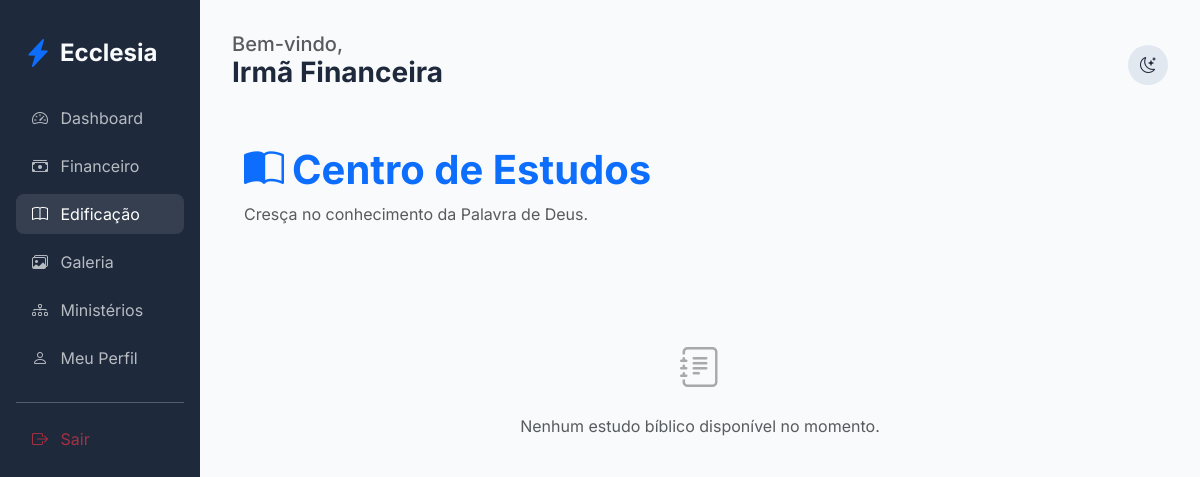
/edification/studies (signed in), run on an earlier commit of the app's database.
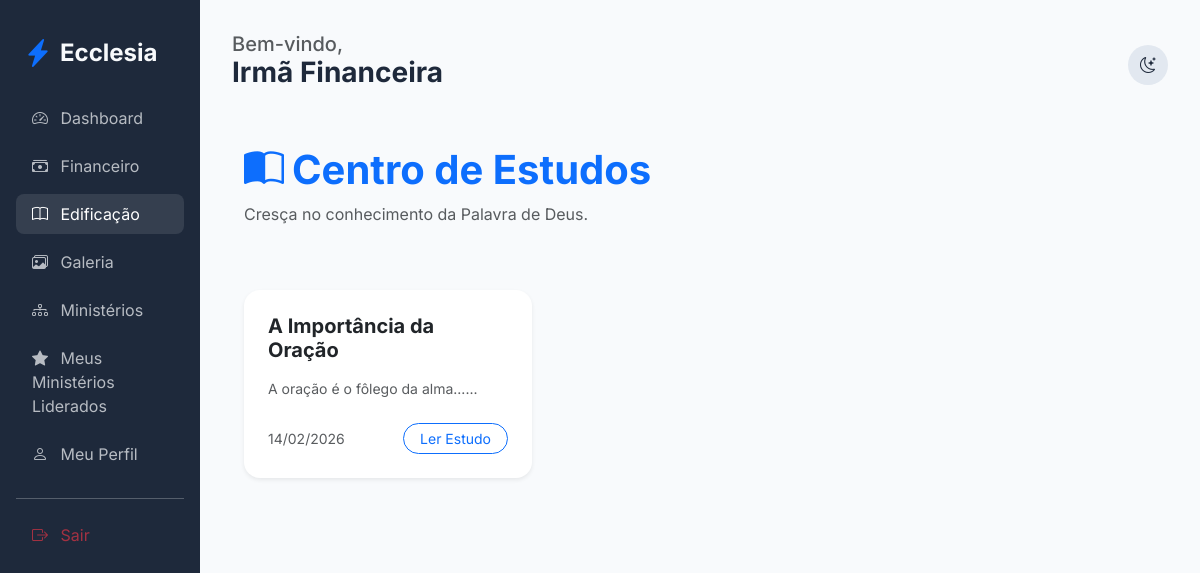
And on a later commit of the database.
### app/core/models.py (models this page shows)
class Study(db.Model):
    id = db.Column(db.Integer, primary_key=True)
    title = db.Column(db.String(200), nullable=False)
    content = db.Column(db.Text, nullable=False)
    category = db.Column(db.String(50), default='Geral')
    author_id = db.Column(db.Integer, db.ForeignKey('user.id'))
    created_at = db.Column(db.DateTime, default=datetime.utcnow)
    questions = db.relationship('StudyQuestion', backref='study', lazy=True)

### app/modules/edification/routes.py (the view)
@edification_bp.route('/studies')
@login_required
def studies():
    studies = Study.query.order_by(Study.created_at.desc()).all()
    return render_template('edification/studies.html', studies=studies)

### app/templates/edification/studies.html (shortened to what this page needs)
{% extends "base.html" %}
{% block content %}
<div class="container py-4">
    <div class="d-flex justify-content-between align-items-center mb-5">
        <div>
            <h1 class="fw-bold text-primary"><i class="bi bi-book-half me-2"></i>Centro de Estudos</h1>
            <p class="text-muted">Cresça no conhecimento da Palavra de Deus.</p>
        </div>
    </div>
    <div class="row g-4">
        {% for study in studies %}
        <div class="col-md-6 col-lg-4">
            <div class="card h-100 border-0 shadow-sm">
                <div class="card-body p-4">
                    <h5 class="fw-bold mb-3">{{ study.title }}</h5>
                    <p class="text-muted small mb-4">{{ study.content[:150] }}...</p>
                    <div class="d-flex justify-content-between align-items-center">
                        <small class="text-muted">{{ study.created_at.strftime('%d/%m/%Y') }}</small>
                            <a href="{{ url_for('edification.study_detail', id=study.id) }}" class="btn btn-sm btn-outline-primary rounded-pill px-3">Ler Estudo</a>                    </div>
                </div>
            </div>
        </div>
        {% else %}
        <div class="col-12 text-center py-5">
            <i class="bi bi-journal-text fs-1 text-muted opacity-50 d-block mb-3"></i>
            <p class="text-muted">Nenhum estudo bíblico disponível no momento.</p>
        </div>
        {% endfor %}
    </div>
</div>
{% endblock %}

### app/templates/base.html (shortened to what this page needs)
<!DOCTYPE html>
<html lang="pt-BR">
<head>
    <link href="https://cdn.jsdelivr.net/npm/bootstrap@5.3.0/dist/css/bootstrap.min.css" rel="stylesheet">
    <link href="https://cdn.jsdelivr.net/npm/bootstrap-icons@1.10.0/font/bootstrap-icons.css" rel="stylesheet">
    <link rel="stylesheet" href="{{ url_for('static', filename='css/premium.css') }}">
</head>
<body>
    <div class="container-fluid">
        <div class="row">
            {% if current_user.is_authenticated %}
            <div class="col-md-3 col-lg-2 sidebar d-none d-md-block">
                <div class="d-flex align-items-center mb-4 px-2">
                    <i class="bi bi-lightning-charge-fill text-primary fs-3 me-2"></i>
                    <h4 class="mb-0 fw-bold">Ecclesia</h4>
                </div>
                <nav class="nav flex-column">
                    <a class="nav-link {{ 'active' if request.endpoint == 'members.dashboard' }}" href="{{ url_for('members.dashboard') }}">
                        <i class="bi bi-speedometer2 me-2"></i> Dashboard
                    </a>
                    <a class="nav-link {{ 'active' if 'finance' in request.endpoint }}" href="{{ url_for('finance.dashboard') }}">
                        <i class="bi bi-cash-stack me-2"></i> Financeiro
                    </a>
                    <a class="nav-link {{ 'active' if 'edification' in request.endpoint }}" href="{{ url_for('edification.studies') }}">
                        <i class="bi bi-book me-2"></i> Edificação
                    </a>
                    <a class="nav-link {{ 'active' if 'gallery' in request.endpoint }}" href="{{ url_for('edification.gallery') }}">
                        <i class="bi bi-images me-2"></i> Galeria
                    </a>
                    <a class="nav-link {{ 'active' if 'ministries' in request.endpoint }}" href="{{ url_for('members.list_ministries') }}">
                        <i class="bi bi-diagram-3 me-2"></i> Ministérios
                    </a>
                    {% if current_user.is_authenticated %}
                        {% set has_led_ministries = namespace(value=false) %}
                        {% for ministry in current_user.ministries %}
                            {% if ministry.leader_id == current_user.id %}
                                {% set has_led_ministries.value = true %}
                            {% endif %}
                        {% endfor %}
                        {% if has_led_ministries.value %}
                        <a class="nav-link {{ 'active' if 'my_led_ministries' in request.endpoint }}" href="{{ url_for('members.my_led_ministries') }}">
                            <i class="bi bi-star-fill me-2"></i> Meus Ministérios Liderados
                        </a>
                        {% endif %}
                    {% endif %}
                    <a class="nav-link" href="{{ url_for('members.profile') }}">
                        <i class="bi bi-person me-2"></i> Meu Perfil
                    </a>
                    <hr class="my-3 opacity-25">
                    <a class="nav-link text-danger" href="{{ url_for('auth.logout') }}">
                        <i class="bi bi-box-arrow-right me-2"></i> Sair
                    </a>
                </nav>
            </div>
            {% endif %}
            <div class="col-md-9 col-lg-10 main-content {{ 'mx-auto' if not current_user.is_authenticated }}">
                <header class="d-flex justify-content-between align-items-center mb-4">
                    <div>
                        {% if current_user.is_authenticated %}
                        <h5 class="text-muted mb-0">Bem-vindo,</h5>
                        <h3 class="fw-bold">{{ current_user.name }}</h3>
                        {% endif %}
                    </div>
                    <div class="d-flex align-items-center gap-3">
                        <div class="theme-toggle" onclick="toggleTheme()">
                            <i class="bi bi-moon-stars" id="theme-icon"></i>
                        </div>
                    </div>
                </header>
                {% block content %}{% endblock %}
            </div>
        </div>
    </div>
</body>
</html>

What changed in the data, as far as the page shows it:
added Study: title "A Importância da Oração", content "A oração é o fôlego da alma...", created_at "14/02/2026"
Also different on the page:
text no longer shown: "Nenhum estudo bíblico disponível no momento."
text now shown: "Meus Ministérios Liderados"
